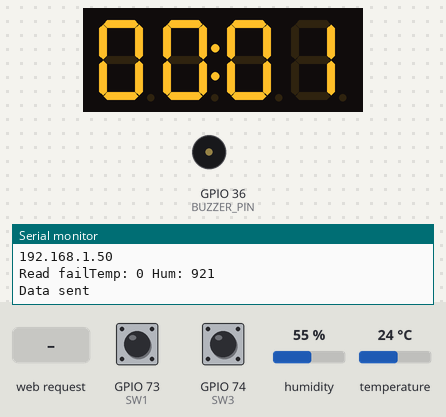
This sketch was run on a simulated ESP32. Parts: 4-digit seven-segment display, buzzer (waves = sounding), the last lines printed to the serial monitor. Wiring (inferred from the names in the program): DHT11 sensor: data GPIO 24. Inputs (shaded band) come from the test bench; at power-on: humidity 55 %, GPIO 73 (SW1) HIGH, GPIO 74 (SW3) HIGH, temperature 24 °C. WiFi joins after 1.5 s; servers stay silent unless stated.

Above: at 6.61 s.
At 7.0 s:
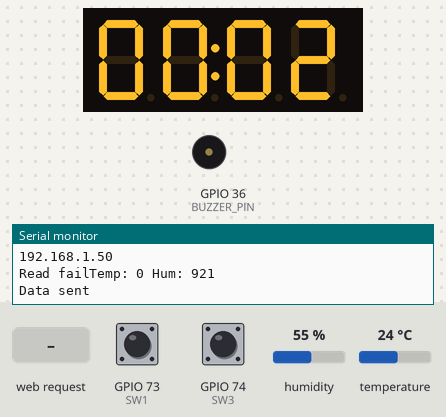
7.1 s: HTTP request GET /mode received
At 8.3 s:
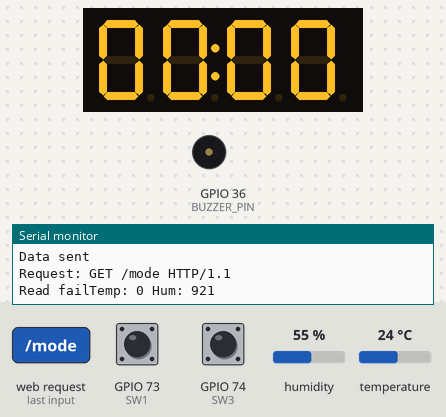
8.6 s: humidity set to 39 %
13.9 s: GPIO 73 (SW1) pulled LOW for 0.15 s
15.5 s: GPIO 74 (SW3) pulled LOW for 0.15 s
17.1 s: GPIO 73 (SW1) pulled LOW for 1 s
19.6 s: temperature set to 12 °C
Timing chart, 0 to 22.6 s (numbered marks = the images above; inputs shaded):
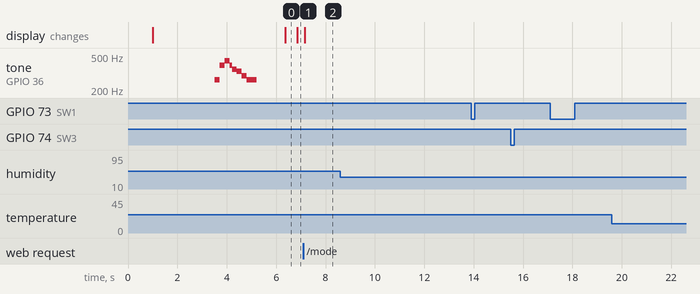

Measured:
- after the input at 7.1 s, the display: changes after 0.06 s (image 2)
- what the display in image 0 shows lasts 0.5 s, from 6.4 s to 6.9 s

The sketch:

Grove.ino
```cpp
#include <SPI.h>
#include <WiFi.h>
#include "Credentials.h"
#include "Globals.h"

#include "TM1637.h"
#include "DHT.h"

// ===== PINS =====
#define BUZZER_PIN       36
#define CLK              39
#define DIO              38
#define TEMP_HUMI_PIN    24
#define SW1              73
#define SW3              74

// ===== DEVICES =====
TM1637 tm1637(CLK, DIO);
DHT dht(TEMP_HUMI_PIN, DHT22);

// ===== STATE =====
bool lastSW1 = HIGH;
bool lastSW3 = HIGH;

// ===== GLOBALS (DEFINED HERE) =====
int seconds = 0;
unsigned long lastSecondTick = 0;
bool sendingEnabled = true;
int displayMode = 0;

int currentTemp = 0;
int currentHum = 0;

// ===== TIMERS =====
unsigned long lastDHTRead = 0;
unsigned long lastSend = 0;


// ================= BUZZER SONG =================
char notes[] = "ccggaagffeeddc ";
int beats[] = {1,1,1,1,1,1,2,1,1,1,1,1,1,2,4};
int tempo = 200;
bool hasPlayedConnectSound = false;

// ================= NOTE FREQUENCY =================
int noteFreq(char note)
{
  switch(note)
  {
    case 'c': return 262;
    case 'd': return 294;
    case 'e': return 330;
    case 'f': return 349;
    case 'g': return 392;
    case 'a': return 440;
    case 'b': return 494;
    case 'C': return 523;
    default: return 0;
  }
}

// ================= BUZZER SOUND =================
void playConnectMelody()
{
  for (int i = 0; i < 15; i++)
  {
    if (notes[i] == ' ')
      delay(beats[i] * tempo);
    else
      tone(BUZZER_PIN, noteFreq(notes[i]), beats[i] * tempo);

    delay(tempo / 2);
  }
}


// ===== SETUP =====
void setup()
{
  Serial.begin(9600);
  Serial.println("BOOT START");
  delay(1000);
  Serial.println("BOOT OK");

//  pinMode(BUZZER_PIN, OUTPUT);
  pinMode(SW1, INPUT_PULLUP);
  pinMode(SW3, INPUT_PULLUP);

  tm1637.init();
  tm1637.set(BRIGHT_TYPICAL);
  tm1637.point(POINT_ON);

  dht.begin();

  lastSW1 = digitalRead(SW1);
  lastSW3 = digitalRead(SW3);

  WiFi.disconnect();
  delay(1000);
  WiFi.begin(ssid, password);

  Serial.println("Connecting to WiFi...");

  // wait for WiFi link
  while (WiFi.status() != WL_CONNECTED)
  {
    Serial.print(".");
    delay(500);
  }

  Serial.println("\nWiFi link established");

  // NOW wait for IP
  while (WiFi.localIP() == IPAddress(0,0,0,0))
  {
    Serial.println("Waiting for IP...");
    delay(500);
  }

  Serial.println("WiFi READY");
  Serial.println(WiFi.localIP());
  // buzzer ONCE
  if (!hasPlayedConnectSound)
  {
    playConnectMelody();
    hasPlayedConnectSound = true;
  }

  // start server
  extern WiFiServer server;
  server.begin();
}

// ===== LOOP =====
void loop()
{
  // ===== WEB SERVER =====
  handleClient();

  // ===== BUTTONS =====
  bool sw1 = digitalRead(SW1);
  bool sw3 = digitalRead(SW3);

  if (lastSW1 == HIGH && sw1 == LOW)
  {
    sendingEnabled = !sendingEnabled;
    Serial.println(sendingEnabled ? "SENDING ON" : "SENDING OFF");
  }

  if (lastSW3 == HIGH && sw3 == LOW)
  {
    seconds = 0;
    lastSecondTick = millis();
    Serial.println("RESET");
  }

  lastSW1 = sw1;
  lastSW3 = sw3;

  // ===== TIMER =====
  if (millis() - lastSecondTick >= 1000)
  {
    lastSecondTick = millis();
    seconds++;
    if (seconds > 9999) seconds = 0;
  }

  // ===== SAFE DHT READ (EVERY 2s) =====
  if (millis() - lastDHTRead > 2000)
  {
    lastDHTRead = millis();

    int t = dht.readTemperature();
    int h = dht.readHumidity();

    if (!isnan(t) && !isnan(h))
    {
      currentTemp = t;
      currentHum = h;

      Serial.print("Temp: ");
      Serial.print(currentTemp);
      Serial.print(" Hum: ");
      Serial.println(currentHum);
    }
    else
    {
      Serial.println("Read fail");
    }
  }

  // ===== DISPLAY =====
  updateDisplay(currentTemp, currentHum);

  // ===== SEND DATA =====
  if (sendingEnabled && millis() - lastSend > 3000)
  {
    lastSend = millis();
    sendData(currentTemp, currentHum, WiFi.RSSI(), getMacString());
  }

  delay(50);
}

// ===== DISPLAY =====
void updateDisplay(int temp, int hum)
{
  if (displayMode == 0)
  {
    tm1637.display(0, (seconds / 1000) % 10);
    tm1637.display(1, (seconds / 100) % 10);
    tm1637.display(2, (seconds / 10) % 10);
    tm1637.display(3, seconds % 10);
  }
  else if (displayMode == 1)
  {
    tm1637.display(0, (temp / 10) % 10);
    tm1637.display(1, temp % 10);
    tm1637.display(2, 0);
    tm1637.display(3, 0);
  }
  else if (displayMode == 2)
  {
    tm1637.display(0, (hum / 10) % 10);
    tm1637.display(1, hum % 10);
    tm1637.display(2, 0);
    tm1637.display(3, 0);
  }
}

// ===== SEND DATA =====
void sendData(int temp, int hum, int rssi, String mac)
{
  WiFiClient client;
  client.setTimeout(1000);

  const char* host = "172.20.10.2";
  const int port = 5000;

  if (!client.connect(host, port))
  {
    Serial.println("CONN FAIL");

    return;
  }

  String json =
    String("{\"temp\":") + temp +
    ",\"humidity\":" + hum +
    ",\"rssi\":" + rssi +
    ",\"mac\":\"" + mac + "\"}";

  client.println("POST /data HTTP/1.1");
  client.println("Host: " + String(host));
  client.println("Content-Type: application/json");
  client.print("Content-Length: ");
  client.println(json.length());
  client.println();
  client.println(json);

  Serial.println("Data sent");

  client.stop();
}

// ===== MAC =====
String getMacString()
{
  byte mac[6];
  WiFi.macAddress(mac);

  String result;
  for (int i = 0; i < 6; i++)
  {
    if (mac[i] < 16) result += "0";
    result += String(mac[i], HEX);
    if (i < 5) result += ":";
  }
  return result;
}
```

Credentials.h
```cpp
// (licence header left out)
#ifndef Credentials_h
#define Credentials_h

///
/// @brief	Network name = SSID
///
//char ssid[] = "jwu-tp";
//char ssid[] = "PISDnowires";
 char ssid[] = "Michael_Phone";

///
/// @brief	Network password
///
//char password[] = "0722112175abcdef";
//char password[] = "tT89hsc4u2haRwkaXWpi8mtB7";
 char password[] = "doorfishman";


#endif
```

DHT.cpp
```cpp
// (licence header left out)
#include "DHT.h"

DHT::DHT(uint8_t pin, uint8_t type) {
  _pin = pin;
  _type = type;
  firstreading = true;
}

void DHT::begin(void) {
  // set up the pins!
  pinMode(_pin, INPUT);
  digitalWrite(_pin, HIGH);
  _lastreadtime = 0;
}

//boolean S == Scale.  True == Farenheit; False == Celcius
float DHT::readTemperature(bool S) {
  float f;

  if (read()) {
    switch (_type) {
    case DHT11:
      f = data[2];
      if(S)
      	f = convertCtoF(f);

      return f;
    case DHT22:
    case DHT21:
      f = data[2] & 0x7F;
      f *= 256;
      f += data[3];
      f /= 10;
      if (data[2] & 0x80)
	f *= -1;
      if(S)
	f = convertCtoF(f);

      return f;
    }
  }
  Serial.print("Read fail");
  return 0;
}

float DHT::convertCtoF(float c) {
	return c * 9 / 5 + 32;
}

float DHT::readHumidity(void) {
  float f;
  if (read()) {
    switch (_type) {
    case DHT11:
      f = data[0];
      return f;
    case DHT22:
    case DHT21:
      f = data[0];
      f *= 256;
      f += data[1];
      f /= 10;
      return f;
    }
  }
  Serial.print("Read fail");
  return 0;
}


boolean DHT::read(void) {
  uint8_t laststate = HIGH;
  uint8_t counter = 0;
  uint8_t j = 0, i;
  unsigned long currenttime;

  // pull the pin high and wait 250 milliseconds
  digitalWrite(_pin, HIGH);
  delay(250);

  currenttime = millis();
  if (currenttime < _lastreadtime) {
    // ie there was a rollover
    _lastreadtime = 0;
  }
  if (!firstreading && ((currenttime - _lastreadtime) < 2000)) {
    return true; // return last correct measurement
    //delay(2000 - (currenttime - _lastreadtime));
  }
  firstreading = false;
  /*
    Serial.print("Currtime: "); Serial.print(currenttime);
    Serial.print(" Lasttime: "); Serial.print(_lastreadtime);
  */
  _lastreadtime = millis();

  data[0] = data[1] = data[2] = data[3] = data[4] = 0;

  // now pull it low for ~20 milliseconds
  pinMode(_pin, OUTPUT);
  digitalWrite(_pin, LOW);
  delay(20);
  noInterrupts();
  digitalWrite(_pin, HIGH);
  delayMicroseconds(40);
  pinMode(_pin, INPUT);

  // read in timings
  for ( i=0; i< MAXTIMINGS; i++) {
    counter = 0;
    while (digitalRead(_pin) == laststate) {
      counter++;
      delayMicroseconds(3);
      if (counter == 255) {
        break;
      }
    }
    laststate = digitalRead(_pin);

    if (counter == 255) break;

    // ignore first 3 transitions
    if ((i >= 4) && (i%2 == 0)) {
      // shove each bit into the storage bytes
      data[j/8] <<= 1;
      if (counter > 6)
        data[j/8] |= 1;
      j++;
    }

  }

 interrupts();

  /*
  Serial.println(j, DEC);
  Serial.print(data[0], HEX); Serial.print(", ");
  Serial.print(data[1], HEX); Serial.print(", ");
  Serial.print(data[2], HEX); Serial.print(", ");
  Serial.print(data[3], HEX); Serial.print(", ");
  Serial.print(data[4], HEX); Serial.print(" =? ");
  Serial.println(data[0] + data[1] + data[2] + data[3], HEX);
  */

  // check we read 40 bits and that the checksum matches
  if ((j >= 40) &&
      (data[4] == ((data[0] + data[1] + data[2] + data[3]) & 0xFF)) ) {
    return true;
  }


  return false;

}
```

DHT.h
```cpp
#ifndef DHT_H
#define DHT_H
 #include "Arduino.h"
#include "Energia.h"

#define ERR 0

/* DHT library

MIT license
written by Adafruit Industries
*/

// how many timing transitions we need to keep track of. 2 * number bits + extra
#define MAXTIMINGS 85

#define DHT11 11
#define DHT22 22
#define DHT21 21
#define AM2301 21

class DHT {
 private:
  uint8_t data[6];
  uint8_t _pin, _type;
  boolean read(void);
  unsigned long _lastreadtime;
  boolean firstreading;

 public:
  DHT(uint8_t pin, uint8_t type);
  void begin(void);
  float readTemperature(bool S=false);
  float convertCtoF(float);
  float readHumidity(void);

};
#endif
```

Globals.h
```cpp
#ifndef GLOBALS_H
#define GLOBALS_H

#include <WiFi.h>

// shared state
extern int seconds;
extern unsigned long lastSecondTick;
extern bool sendingEnabled;
extern int displayMode;

// sensor values
extern int currentTemp;
extern int currentHum;

// web
void handleClient();

#endif
```

Ultrasonic.cpp
```cpp
// (licence header left out)
#include <stdio.h>
#include <string.h>
#include <inttypes.h>
#include "Arduino.h"
#include "Ultrasonic.h"

Ultrasonic::Ultrasonic(int pin)
{
	_pin = pin;
}
/*The measured distance from the range 0 to 400 Centimeters*/
long Ultrasonic::MeasureInCentimeters(void)
{
	pinMode(_pin, OUTPUT);
	digitalWrite(_pin, LOW);
	delayMicroseconds(2);
	digitalWrite(_pin, HIGH);
	delayMicroseconds(5);
	digitalWrite(_pin,LOW);
	pinMode(_pin,INPUT);
	long duration;
	duration = pulseIn(_pin,HIGH);
	long RangeInCentimeters;
	RangeInCentimeters = duration/29/2;
	return RangeInCentimeters;
}
/*The measured distance from the range 0 to 157 Inches*/
long Ultrasonic::MeasureInInches(void)
{
	pinMode(_pin, OUTPUT);
	digitalWrite(_pin, LOW);
	delayMicroseconds(2);
	digitalWrite(_pin, HIGH);
	delayMicroseconds(5);
	digitalWrite(_pin,LOW);
	pinMode(_pin,INPUT);
	long duration;
	duration = pulseIn(_pin,HIGH);
	long RangeInInches;
	RangeInInches = duration/74/2;
	return RangeInInches;
}
```

Ultrasonic.h
```cpp
// (licence header left out)
#ifndef Ultrasonic_H
#define Ultrasonic_H

#include "Arduino.h"

class Ultrasonic
{
	public:
		Ultrasonic(int pin);
		long MeasureInCentimeters(void);
		long MeasureInInches(void);
	private:
		int _pin;//pin number of Arduino that is connected with SIG pin of Ultrasonic Ranger.
};

#endif
```

Webserver.cpp
```cpp
#include "WebServer.h"
#include "Globals.h"
#include <WiFi.h>

WiFiServer server(80);

void handleClient()
{
  WiFiClient client = server.available();
  if (!client) return;

  String req = client.readStringUntil('\n');
  req.trim();
  client.flush();

  Serial.println("Request: " + req);

  if (req.indexOf("GET /reset") >= 0)
  {
    seconds = 0;
    lastSecondTick  = millis();
    Serial.println("RESET triggered");
  }

  else if (req.indexOf("GET /pauseToggle") >= 0)
  {
    sendingEnabled = !sendingEnabled;
  }

  else if (req.indexOf("GET /mode") >= 0)
  {
    displayMode = (displayMode + 1) % 3;
  }

  // ===== STATUS ENDPOINT =====
  if (req.indexOf("GET /status") >= 0)
  {
    String json =
      String("{\"temp\":") + currentTemp +
      ",\"humidity\":" + currentHum +
      ",\"seconds\":" + seconds +
      ",\"sending\":" + (sendingEnabled ? "true" : "false") +
      "}";

    client.println("HTTP/1.1 200 OK");
    client.println("Content-Type: application/json");
    client.println();
    client.println(json);
  }
  else
  {
    client.println("HTTP/1.1 200 OK");
    client.println("Content-Type: text/html");
    client.println();
    client.println("<h1>OK</h1>");
  }

  client.stop();
}
```

Webserver.h
```cpp
#pragma once

void handleClient();
```
